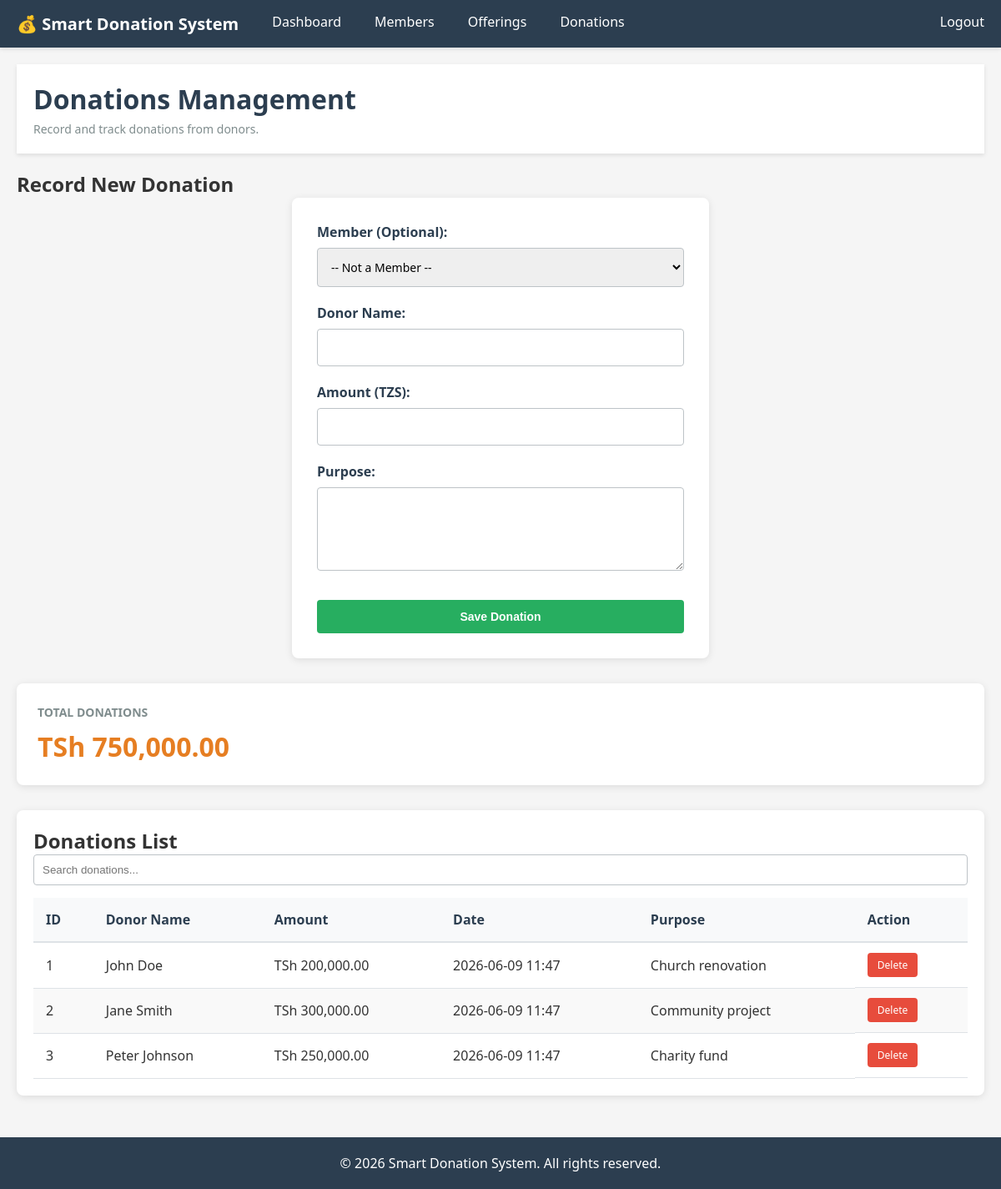
Page /donations.php (signed in) on the committed database.
### tables this page shows
CREATE TABLE IF NOT EXISTS donations (
    id INT PRIMARY KEY AUTO_INCREMENT,
    member_id INT,
    amount DECIMAL(10, 2) NOT NULL,
    donation_date TIMESTAMP DEFAULT CURRENT_TIMESTAMP,
    purpose VARCHAR(255),
    donor_name VARCHAR(100),
    FOREIGN KEY (member_id) REFERENCES members(id) ON DELETE SET NULL
);

### donations.php (the view, shortened to what this page needs)
<?php
include("../config/db.php");
$donations_list = mysqli_query($conn, "
    SELECT d.id, COALESCE(m.fullname, d.donor_name) as donor_name, d.amount, d.donation_date, d.purpose
    FROM donations d
    LEFT JOIN members m ON d.member_id = m.id
    ORDER BY d.donation_date DESC
");
$total_result = mysqli_query($conn, "SELECT SUM(amount) as total FROM donations");
$total = mysqli_fetch_assoc($total_result);
?>
<?php include("../includes/header.php"); ?>
<div class="container">
    <header>
        <h1>Donations Management</h1>
        <p>Record and track donations from donors.</p>
    </header>
    <div style="margin-bottom: 30px;">
        <h2>Record New Donation</h2>
        <div class="form-container">
            <form method="POST" action="" id="donationForm">
                <div class="form-group">
                    <label for="member_id">Member (Optional):</label>
                    <select id="member_id" name="member_id">
                        <option value="">-- Not a Member --</option>
                    </select>
                </div>
                <div class="form-group">
                    <label for="donor_name">Donor Name:</label>
                    <input type="text" id="donor_name" name="donor_name" required>
                </div>
                <div class="form-group">
                    <label for="amount">Amount (TZS):</label>
                    <input type="number" id="amount" name="amount" step="0.01" required>
                </div>
                <div class="form-group">
                    <label for="purpose">Purpose:</label>
                    <textarea id="purpose" name="purpose" required></textarea>
                </div>
                <button type="submit" name="save_donation" class="btn btn-success btn-block">Save Donation</button>
            </form>
        </div>
    </div>
    <div class="dashboard-cards">
        <div class="card warning">
            <h3>Total Donations</h3>
            <div class="value" data-currency><?php echo $total['total'] ?? 0; ?></div>
        </div>
    </div>
    <div class="table-container">
        <h2>Donations List</h2>
        <input type="text" id="searchInput" placeholder="Search donations..." style="margin-bottom: 15px; padding: 10px; width: 100%; border: 1px solid #bdc3c7; border-radius: 4px;">
        <table id="donationsTable">
            <thead>
                <tr>
                    <th>ID</th>
                    <th>Donor Name</th>
                    <th>Amount</th>
                    <th>Date</th>
                    <th>Purpose</th>
                    <th>Action</th>
                </tr>
            </thead>
            <tbody>
                <?php
                if (mysqli_num_rows($donations_list) > 0) {
                    while ($row = mysqli_fetch_assoc($donations_list)) {
                        echo "<tr>";
                        echo "<td>" . $row['id'] . "</td>";
                        echo "<td>" . htmlspecialchars($row['donor_name'] ?? 'Anonymous') . "</td>";
                        echo "<td data-currency>" . $row['amount'] . "</td>";
                        echo "<td>" . date('Y-m-d H:i', strtotime($row['donation_date'])) . "</td>";
                        echo "<td>" . htmlspecialchars($row['purpose']) . "</td>";
                        echo "<td class='action-links'>";
                        echo "<a href='donations.php?delete=" . $row['id'] . "' class='delete-link' onclick='return confirmDelete(\"Donation #" . $row['id'] . "\")'>Delete</a>";
                        echo "</td>";
                        echo "</tr>";
                    }
                } else {
                    echo "<tr><td colspan='6' style='text-align:center;'>No donations found</td></tr>";
                }
                ?>
            </tbody>
        </table>
    </div>
</div>
<?php include("../includes/footer.php"); ?>

### style.css (style rules this page uses)
* { margin: 0; padding: 0; box-sizing: border-box; }
body { font-family: 'Segoe UI', Tahoma, Geneva, Verdana, sans-serif; background-color: #f5f5f5; color: #333; }
.container { max-width: 1200px; margin: 20px auto; padding: 0 20px; }
header { background-color: white; padding: 20px; box-shadow: 0 2px 5px rgba(0,0,0,0.1); margin-bottom: 20px; }
header h1 { color: #2c3e50; margin-bottom: 5px; }
header p { color: #7f8c8d; font-size: 14px; }
.dashboard-cards { display: grid; grid-template-columns: repeat(auto-fit, minmax(250px, 1fr)); gap: 20px; margin-bottom: 30px; }
.card { background-color: white; padding: 25px; border-radius: 8px; box-shadow: 0 2px 10px rgba(0,0,0,0.1); transition: transform 0.3s, box-shadow 0.3s; }
.card h3 { color: #7f8c8d; font-size: 14px; text-transform: uppercase; margin-bottom: 10px; font-weight: 600; }
.card .value { font-size: 32px; font-weight: bold; color: #2c3e50; }
.card.warning .value { color: #e67e22; }
.form-container { background-color: white; padding: 30px; border-radius: 8px; box-shadow: 0 2px 10px rgba(0,0,0,0.1); max-width: 500px; margin: 0 auto; }
.form-group { margin-bottom: 20px; }
.form-group label { display: block; margin-bottom: 8px; font-weight: 600; color: #2c3e50; }
.form-group input, .form-group select, .form-group textarea { width: 100%; padding: 12px; border: 1px solid #bdc3c7; border-radius: 4px; font-family: inherit; font-size: 14px; }
.form-group textarea { resize: vertical; min-height: 100px; }
.btn { padding: 12px 24px; border: none; border-radius: 4px; font-size: 14px; font-weight: 600; cursor: pointer; transition: background-color 0.3s, transform 0.2s; text-decoration: none; display: inline-block; }
.btn-success { background-color: #27ae60; color: white; }
.btn-block { width: 100%; margin-top: 10px; }
.table-container { background-color: white; padding: 20px; border-radius: 8px; box-shadow: 0 2px 10px rgba(0,0,0,0.1); overflow-x: auto; }
table { width: 100%; border-collapse: collapse; }
table thead { background-color: #f8f9fa; }
table th { padding: 15px; text-align: left; font-weight: 600; color: #2c3e50; border-bottom: 2px solid #dee2e6; }
table td { padding: 12px 15px; border-bottom: 1px solid #dee2e6; }
table tbody tr:nth-child(even) { background-color: #f9f9f9; }
.action-links { display: flex; gap: 10px; }
.action-links a { padding: 6px 12px; font-size: 12px; text-decoration: none; border-radius: 4px; transition: background-color 0.3s; }
.delete-link { background-color: #e74c3c; color: white; }

### rows in the picture
donations: id "1", donor_name "John Doe", donation_date "2026-06-09 11:47", purpose "Church renovation"
donations: id "2", donor_name "Jane Smith", donation_date "2026-06-09 11:47", purpose "Community project"
donations: id "3", donor_name "Peter Johnson", donation_date "2026-06-09 11:47", purpose "Charity fund"
